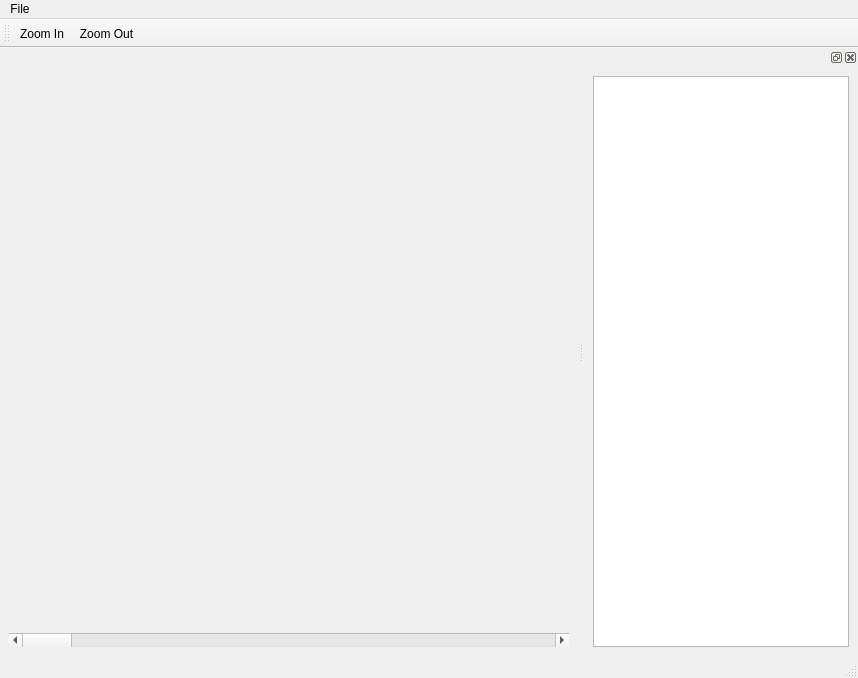
<?xml version="1.0" encoding="UTF-8"?>
<ui version="4.0">
 <class>TimePlotWindow</class>
 <widget class="QMainWindow" name="TimePlotWindow">
  <property name="geometry">
   <rect>
    <x>0</x>
    <y>0</y>
    <width>858</width>
    <height>678</height>
   </rect>
  </property>
  <property name="windowTitle">
   <string>TimePlot</string>
  </property>
  <widget class="QWidget" name="centralwidget">
   <layout class="QGridLayout" name="gridLayout">
    <item row="0" column="0">
     <widget class="Plotter" name="plotter" native="true"/>
    </item>
    <item row="1" column="0">
     <widget class="QScrollBar" name="hscrollPlotter">
      <property name="orientation">
       <enum>Qt::Horizontal</enum>
      </property>
     </widget>
    </item>
   </layout>
  </widget>
  <widget class="QMenuBar" name="menubar">
   <property name="geometry">
    <rect>
     <x>0</x>
     <y>0</y>
     <width>858</width>
     <height>25</height>
    </rect>
   </property>
   <widget class="QMenu" name="menuAbc">
    <property name="title">
     <string>File</string>
    </property>
    <addaction name="actionQuit"/>
   </widget>
   <addaction name="menuAbc"/>
  </widget>
  <widget class="QStatusBar" name="statusbar"/>
  <widget class="QToolBar" name="toolBar">
   <property name="windowTitle">
    <string>toolBar</string>
   </property>
   <attribute name="toolBarArea">
    <enum>TopToolBarArea</enum>
   </attribute>
   <attribute name="toolBarBreak">
    <bool>false</bool>
   </attribute>
   <addaction name="actionZoomIn"/>
   <addaction name="actionZoomOut"/>
  </widget>
  <widget class="QDockWidget" name="dockWidget">
   <attribute name="dockWidgetArea">
    <number>2</number>
   </attribute>
   <widget class="QWidget" name="dockWidgetContents">
    <layout class="QVBoxLayout" name="verticalLayout">
     <item>
      <widget class="QListView" name="lstSources"/>
     </item>
    </layout>
   </widget>
  </widget>
  <action name="actionQuit">
   <property name="text">
    <string>Quit</string>
   </property>
  </action>
  <action name="actionZoomIn">
   <property name="text">
    <string>Zoom In</string>
   </property>
  </action>
  <action name="actionZoomOut">
   <property name="text">
    <string>Zoom Out</string>
   </property>
   <property name="toolTip">
    <string>Zoom Out</string>
   </property>
  </action>
 </widget>
 <customwidgets>
  <customwidget>
   <class>Plotter</class>
   <extends>QWidget</extends>
   <header>qt_plotter.h</header>
   <container>1</container>
  </customwidget>
 </customwidgets>
 <resources/>
 <connections/>
</ui>
